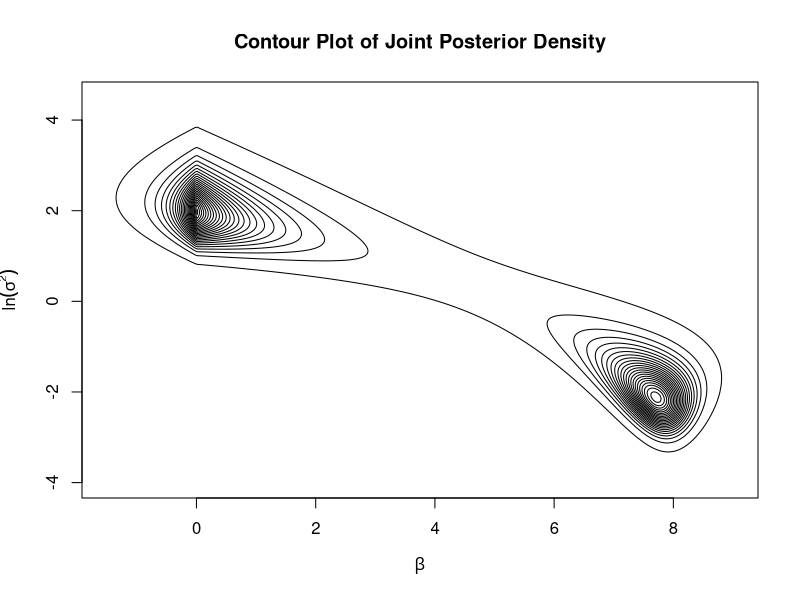

Write the R code that produced this figure.
# Define the grid ranges of beta and ln(sigma^2)
# nu = ln(sigma^2)
beta_seq <- seq(-1.5, 9, length.out = 300)
nu_seq <- seq(-4, 4.5, length.out = 300)

n <- 10
p <- 1
XtX <- 1
Xty <- 8
yty <- 65
lambda <- 2.4

# Function to calculate the log posterior for (beta, ln(sigma^2))
log_posterior <- function(beta, nu) {
  # Quadratic term: (y - X*beta)^T (y - X*beta)
  Q <- yty - 2 * beta * Xty + (beta^2)* XtX
  
  # Log density (need to use Jacobian for change of variable)
  log_dens <- -((n-1)/2) * nu - (Q / (2 * exp(nu))) - lambda * abs(beta)
  return(log_dens)
}

# Calculate log posterior over the grid
z_log <- outer(beta_seq, nu_seq, Vectorize(log_posterior))

# To avoid underflow/overflow when exponentiating, subtract the maximum log-density
z_log_max <- max(z_log)
z <- exp(z_log - z_log_max)

# Generate the contour plot 
contour(beta_seq, nu_seq, z, 
        levels = seq(0.01, 0.99, length.out = 25),
        drawlabels = FALSE,
        xlab = expression(beta), 
        ylab = expression(ln(sigma^2)),
        main = "Contour Plot of Joint Posterior Density")

##########################################
